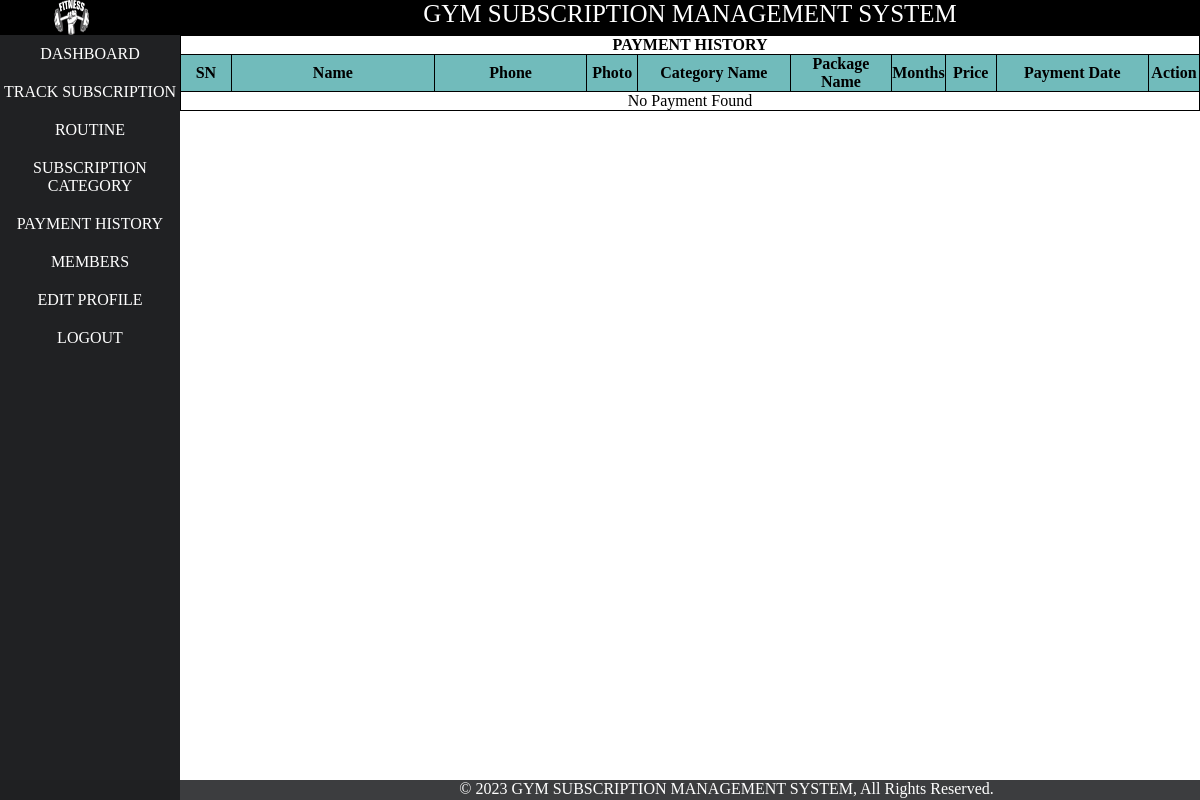
/admin/payment_history.php (signed in), run on an earlier commit of the app's database.
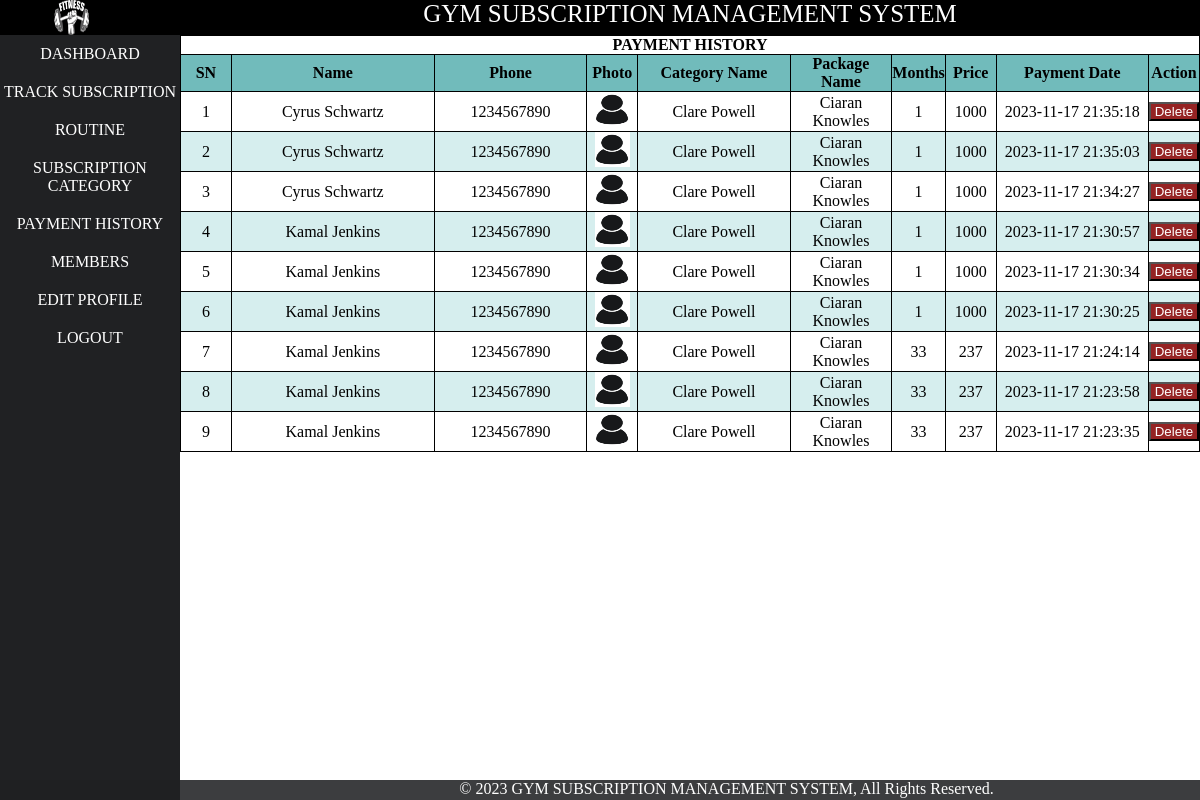
And on a later commit of the database.
### tables this page shows
CREATE TABLE `payment` (
  `pid` int(11) NOT NULL,
  `mid` int(11) NOT NULL,
  `cname` varchar(100) NOT NULL,
  `package_name` varchar(100) NOT NULL,
  `duration` int(11) NOT NULL,
  `price` int(11) NOT NULL,
  `date` datetime NOT NULL DEFAULT current_timestamp()
);

CREATE TABLE `member` (
  `mid` int(11) NOT NULL,
  `name` varchar(21) NOT NULL,
  `phone` bigint(10) NOT NULL,
  `email` varchar(31) NOT NULL,
  `password` varchar(255) NOT NULL,
  `status` varchar(500) NOT NULL DEFAULT 'offline',
  `date` datetime NOT NULL DEFAULT current_timestamp(),
  `image` varchar(1100) DEFAULT 'defaultuser.jpg',
  `m_otp` varchar(225) NOT NULL,
  `m_opt_expire_time` datetime NOT NULL
);

### admin/payment_history.php (the view, shortened to what this page needs)
<?php
include('layout/header.php');
include('layout/left.php');
?>
<div id="right">
    <link rel="stylesheet" href="../css/tableDecorate.css">
    <table class="payment_table center" border="1px">
        <tr>
            <th colspan="10">
                PAYMENT HISTORY
            </th>
        </tr>
        <tr>
            <th width="5%">SN</th>
            <th width="20%">Name</th>
            <th width="15%">Phone</th>
            <th width="5%">Photo</th>
            <th width="15%">Category Name</th>
            <th width="10%">Package Name</th>
            <th width="5%">Months</th>
            <th width="5%">Price</th>
            <th width="15%">Payment Date</th>
            <th width="5%">Action</th>
        </tr>
        <?php
        $conn = new mysqli("localhost", "root", "", "gsms");
        $sql = "SELECT member.mid, member.image, member.phone, member.name, payment.cname, payment.package_name, payment.pid, payment.duration, payment.price, payment.date
                FROM member
                INNER JOIN payment ON payment.mid = member.mid
                ORDER BY payment.date DESC;";
        $r = $conn->query($sql);
        $i = 0;
        if ($r->num_rows > 0) {
            while ($row = $r->fetch_assoc()) {
                $p_id = $row['pid'];
                $image = $row['image'];
                $phone = $row['phone'];
                $name = $row['name'];
                $cname = $row['cname'];
                $package_name = $row['package_name'];
                $duration = $row['duration'];
                $price = $row['price'];
                $date = $row['date'];
                $i++;
                echo "
                    <tr>
                        <td>$i</td>
                        <td>$name</td>
                        <td>$phone</td>
                        <td><img src='../img/$image' alt=' '></td>
                        <td>$cname</td>
                        <td>$package_name</td>
                        <td>$duration</td>
                        <td>$price</td>
                        <td>$date</td>
                        <td>
                            <form action='payment_history.php' method='post'>
                                <input type='hidden' name='p_id' value='$p_id'>
                                <input type='submit' name='pay_delete' id='pay_delete' value='Delete'>
                            </form>
                        </td>
                    </tr>
                ";
            }
        } else {
            echo "
                <tr>
                    <td colspan='10'>No Payment Found</td>
                </tr>
            ";
        }
        ?>
    </table>
</div>
<?php
include('layout/footer.php');
?>

### admin/layout/header.php (shortened to what this page needs)
<!DOCTYPE html>
<html lang="en">
<head>
        <link rel="stylesheet" href="../css/style.css">
        <link rel="stylesheet" href="../css/membershiplist.css">
        <link rel="stylesheet" href="../css/routine.css">
        <link rel="stylesheet" href="../css/sweetalert.css">
</head>
<body>
    <div id="header">
    <div id="logo">
           <a href="dashboard.php"> <img src="../../../project/img/static/logo.png" alt="" ></a>
        </div>
        <div id="banner" class="center"> GYM SUBSCRIPTION MANAGEMENT SYSTEM</div>
    </div>
    <div id="main">

### admin/layout/left.php
<div id="left" class="center">
<ol>
<li><a href="dashboard.php">DASHBOARD</a></li>
<li><a href="membersubscription.php">TRACK SUBSCRIPTION</a></li>
<li><a href="routinelist.php">ROUTINE </a></li>
<li><a href="category.php">SUBSCRIPTION CATEGORY</a></li>
<li><a href="payment_history.php">PAYMENT HISTORY</a></li>
<li><a href="memberlist.php">MEMBERS</a></li>
<li><a href="adminprofile.php">EDIT PROFILE</a></li>
<li><a href="alogout.php">LOGOUT</a></li>
</ol>
</div>

### admin/layout/footer.php
</div>
    <div id="footer" class="center">
        <div>
            &copy; 2023 GYM SUBSCRIPTION MANAGEMENT SYSTEM, All Rights Reserved.
        </div>
    </div>
</body>
</html>

### css/style.css (style rules this page uses)
* { margin: 0px; padding: 0px; }
a { text-decoration: none; }
.center { text-align: center; }
#header { width: 100%; height: 35px; position: fixed; background-color: #000000; z-index: 99; }
#logo { width: 15%; height: 100%; float: left; }
#logo img { height: 35px; padding-left: 30%; }
#banner { color: white; width: 85%; height: 100%; float: left; font-size: 25px; }
#main { padding-top: 35px; margin: auto; width: 100%; height: 100%; background-color: rgb(115, 115, 115); }
#left { text-align: center; position: fixed; width: 15%; height: 100%; background-color: #202123; float: left; }
#left ol li a { padding-top: 10px; padding-bottom: 10px; color: rgb(255, 255, 255); display: block; text-decoration: none; }
#right { text-align: justify; color: rgb(255, 250, 250); width: 85%; background-color: #292b2e; float: right; }
#footer { color: white; position: fixed; bottom: 0; left: 0; float: right; width: 100%; height: 20px; background-color: #202123de; }
#footer div { margin-left: 253px; }
.payment_table { width: 100%; background-color: white; text-align: center; color: black; border: 1px black solid; border-collapse: collapse; }

### css/tableDecorate.css (style rules this page uses)
tr:nth-child(even) { background-color: #D6EEEE; }
tr:nth-child(1) { background-color: #ffffff; }
tr:nth-child(2) { background-color: #71bbbb; }

### admin/payment_history.php (style rules this page uses)
img { height: 35px; width: 35px; }
#pay_delete { width: 100%; background-color: #952323; color: white; }

What changed in the data, as far as the page shows it:
added payment: mid.name "Cyrus Schwartz", mid.phone "1234567890", mid.image (placeholder picture), cname "Clare Powell", package_name "Ciaran Knowles", duration "1", price "1000", date "2023-11-17 21:35:18"
added payment: mid.name "Cyrus Schwartz", mid.phone "1234567890", mid.image (placeholder picture), cname "Clare Powell", package_name "Ciaran Knowles", duration "1", price "1000", date "2023-11-17 21:35:03"
added payment: mid.name "Cyrus Schwartz", mid.phone "1234567890", mid.image (placeholder picture), cname "Clare Powell", package_name "Ciaran Knowles", duration "1", price "1000", date "2023-11-17 21:34:27"
added payment: mid.name "Kamal Jenkins", mid.phone "1234567890", mid.image (placeholder picture), cname "Clare Powell", package_name "Ciaran Knowles", duration "1", price "1000", date "2023-11-17 21:30:57"
added payment: mid.name "Kamal Jenkins", mid.phone "1234567890", mid.image (placeholder picture), cname "Clare Powell", package_name "Ciaran Knowles", duration "1", price "1000", date "2023-11-17 21:30:34"
added payment: mid.name "Kamal Jenkins", mid.phone "1234567890", mid.image (placeholder picture), cname "Clare Powell", package_name "Ciaran Knowles", duration "1", price "1000", date "2023-11-17 21:30:25"
added payment: mid.name "Kamal Jenkins", mid.phone "1234567890", mid.image (placeholder picture), cname "Clare Powell", package_name "Ciaran Knowles", duration "33", price "237", date "2023-11-17 21:24:14"
added payment: mid.name "Kamal Jenkins", mid.phone "1234567890", mid.image (placeholder picture), cname "Clare Powell", package_name "Ciaran Knowles", duration "33", price "237", date "2023-11-17 21:23:58"
added payment: mid.name "Kamal Jenkins", mid.phone "1234567890", mid.image (placeholder picture), cname "Clare Powell", package_name "Ciaran Knowles", duration "33", price "237", date "2023-11-17 21:23:35"
Also different on the page:
text no longer shown: "No Payment Found"
